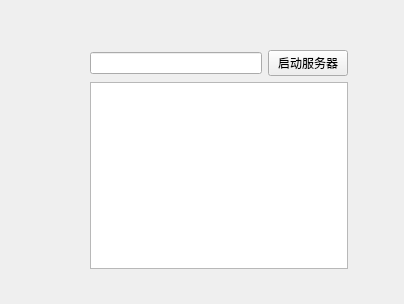
<?xml version="1.0" encoding="UTF-8"?>
<ui version="4.0">
 <class>Widget</class>
 <widget class="QWidget" name="Widget">
  <property name="geometry">
   <rect>
    <x>0</x>
    <y>0</y>
    <width>404</width>
    <height>304</height>
   </rect>
  </property>
  <property name="windowTitle">
   <string>Widget</string>
  </property>
  <widget class="QWidget" name="">
   <property name="geometry">
    <rect>
     <x>90</x>
     <y>50</y>
     <width>258</width>
     <height>219</height>
    </rect>
   </property>
   <layout class="QVBoxLayout" name="verticalLayout">
    <item>
     <layout class="QHBoxLayout" name="horizontalLayout">
      <item>
       <widget class="QLineEdit" name="portEdit"/>
      </item>
      <item>
       <widget class="QPushButton" name="startBtn">
        <property name="text">
         <string>启动服务器</string>
        </property>
       </widget>
      </item>
     </layout>
    </item>
    <item>
     <widget class="QTextEdit" name="logEdit"/>
    </item>
   </layout>
  </widget>
 </widget>
 <resources/>
 <connections/>
</ui>
